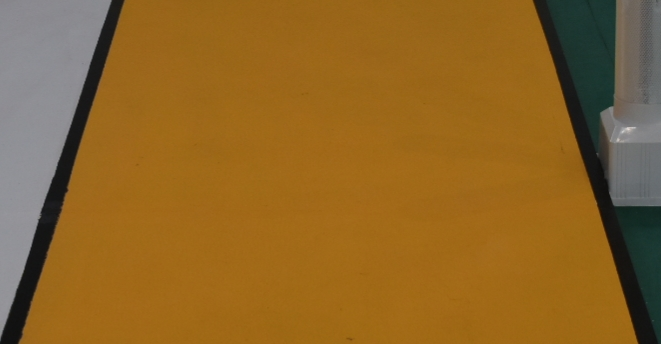
#> input picture Q2/saidao.jpeg, 661 x 344 px; its folder holds 4 pictures in this run
$ python track_detection_edge_based.py   (older library calls are emulated)
#> lines starting #> are read from the running program, lines starting #| are printed output that depends on the picture; after the words box and inside, x2 and y2 are one past the last pixel; in counts of white or black regions, pixels touching at a corner belong together
"""
基于边缘检测的赛道区域分割程序

设计思路：
本程序采用与传统颜色分割不同的算法思路，主要基于边缘检测和几何形状分析：

1. 图像预处理：使用双边滤波保持边缘清晰的同时去除噪声
2. 多尺度边缘检测：结合Canny边缘检测和Sobel算子，增强边缘信息
3. 霍夫直线检测：检测赛道的直线边界特征
4. 区域生长算法：从种子点开始，基于颜色相似性扩展赛道区域
5. 凸包分析：利用赛道的凸多边形特性进行形状约束
6. 自适应阈值：根据图像局部特性动态调整分割参数

核心创新点：
- 结合边缘信息和区域信息的混合分割策略
- 使用几何约束提高分割精度
- 自适应参数调整机制
"""

import cv2
import numpy as np
import matplotlib.pyplot as plt
from sklearn.cluster import KMeans
from scipy import ndimage
import warnings
warnings.filterwarnings('ignore')

# 设置matplotlib支持中文显示
plt.rcParams['font.sans-serif'] = ['SimHei', 'Microsoft YaHei', 'Arial Unicode MS']
plt.rcParams['axes.unicode_minus'] = False

class EdgeBasedTrackDetector:
    def __init__(self):
        """
        初始化基于边缘检测的赛道检测器
        """
        # Canny边缘检测参数
        self.canny_low = 50      # Canny低阈值
        self.canny_high = 150    # Canny高阈值

        # 霍夫直线检测参数
        self.hough_threshold = 100    # 霍夫变换阈值
        self.min_line_length = 50     # 最小直线长度
        self.max_line_gap = 10        # 最大直线间隙

        # 区域生长参数
        self.color_tolerance = 30     # 颜色容差
        self.region_min_size = 1000   # 最小区域大小

    def bilateral_filter_preprocessing(self, image):
        """
        使用双边滤波进行图像预处理
        双边滤波能够在去噪的同时保持边缘信息

        Args:
            image: 输入的BGR图像

        Returns:
            filtered_image: 滤波后的图像
        """
        # 双边滤波：d=9表示邻域直径，sigmaColor和sigmaSpace控制滤波强度
        filtered = cv2.bilateralFilter(image, d=9, sigmaColor=75, sigmaSpace=75)

        return filtered

    def multi_scale_edge_detection(self, image):
        """
        多尺度边缘检测
        结合Canny边缘检测和Sobel算子，获得更丰富的边缘信息

        Args:
            image: 输入图像

        Returns:
            combined_edges: 组合的边缘图像
            canny_edges: Canny边缘
            sobel_edges: Sobel边缘
        """
        # 转换为灰度图像
        gray = cv2.cvtColor(image, cv2.COLOR_BGR2GRAY)

        # Canny边缘检测
        canny_edges = cv2.Canny(gray, self.canny_low, self.canny_high)

        # Sobel边缘检测（X和Y方向）
        sobel_x = cv2.Sobel(gray, cv2.CV_64F, 1, 0, ksize=3)
        sobel_y = cv2.Sobel(gray, cv2.CV_64F, 0, 1, ksize=3)

        # 计算梯度幅值
        sobel_magnitude = np.sqrt(sobel_x**2 + sobel_y**2)
        sobel_edges = np.uint8(sobel_magnitude / sobel_magnitude.max() * 255)

        # 对Sobel结果进行阈值处理
        _, sobel_edges = cv2.threshold(sobel_edges, 50, 255, cv2.THRESH_BINARY)

        # 组合两种边缘检测结果
        combined_edges = cv2.bitwise_or(canny_edges, sobel_edges)

        return combined_edges, canny_edges, sobel_edges

    def hough_line_detection(self, edges):
        """
        使用霍夫变换检测直线
        赛道通常具有明显的直线边界特征

        Args:
            edges: 边缘图像

        Returns:
            lines: 检测到的直线列表
            line_image: 绘制直线的图像
        """
        # 创建用于绘制直线的图像
        line_image = np.zeros_like(edges)

        # 霍夫直线检测
        lines = cv2.HoughLinesP(
            edges,
            rho=1,                          # 距离分辨率
            theta=np.pi/180,                # 角度分辨率
            threshold=self.hough_threshold, # 阈值
            minLineLength=self.min_line_length,  # 最小直线长度
            maxLineGap=self.max_line_gap    # 最大直线间隙
        )

        # 绘制检测到的直线
        if lines is not None:
            for line in lines:
                x1, y1, x2, y2 = line[0]
                cv2.line(line_image, (x1, y1), (x2, y2), 255, 2)

        return lines, line_image

    def adaptive_color_clustering(self, image, n_clusters=5):
        """
        自适应颜色聚类
        使用K-means聚类分析图像中的主要颜色

        Args:
            image: 输入图像
            n_clusters: 聚类数量

        Returns:
            clustered_image: 聚类后的图像
            cluster_centers: 聚类中心
        """
        # 将图像重塑为像素向量
        data = image.reshape((-1, 3))
        data = np.float32(data)

        # 执行K-means聚类
        kmeans = KMeans(n_clusters=n_clusters, random_state=42, n_init=10)
        labels = kmeans.fit_predict(data)
        cluster_centers = kmeans.cluster_centers_

        # 将聚类结果重塑回图像形状
        clustered_data = cluster_centers[labels]
        clustered_image = clustered_data.reshape(image.shape)
        clustered_image = np.uint8(clustered_image)

        return clustered_image, cluster_centers

    def region_growing(self, image, seed_points, tolerance):
        """
        区域生长算法
        从种子点开始，基于颜色相似性扩展区域

        Args:
            image: 输入图像
            seed_points: 种子点列表
            tolerance: 颜色容差

        Returns:
            region_mask: 生长区域的掩码
        """
        height, width = image.shape[:2]
        region_mask = np.zeros((height, width), dtype=np.uint8)
        visited = np.zeros((height, width), dtype=bool)

        # 对每个种子点执行区域生长
        for seed_point in seed_points:
            if seed_point is None:
                continue

            seed_x, seed_y = seed_point
            if visited[seed_y, seed_x]:
                continue

            # 获取种子点的颜色值
            seed_color = image[seed_y, seed_x]

            # 使用栈进行区域生长
            stack = [(seed_x, seed_y)]
            region_pixels = []

            while stack:
                x, y = stack.pop()

                # 检查边界条件
                if x < 0 or x >= width or y < 0 or y >= height:
                    continue
                if visited[y, x]:
                    continue

                # 计算颜色差异
                current_color = image[y, x]
                color_diff = np.linalg.norm(current_color.astype(float) - seed_color.astype(float))

                # 如果颜色相似，加入区域
                if color_diff <= tolerance:
                    visited[y, x] = True
                    region_pixels.append((x, y))
                    region_mask[y, x] = 255

                    # 添加邻接像素到栈中
                    for dx, dy in [(-1, 0), (1, 0), (0, -1), (0, 1)]:
                        stack.append((x + dx, y + dy))

            # 如果区域太小，则移除
            if len(region_pixels) < self.region_min_size:
                for px, py in region_pixels:
                    region_mask[py, px] = 0

        return region_mask

    def find_track_seed_points(self, image, clustered_image):
        """
        寻找赛道区域的种子点
        基于颜色聚类结果和图像中心区域分析

        Args:
            image: 原始图像
            clustered_image: 聚类后的图像

        Returns:
            seed_points: 种子点列表
        """
        height, width = image.shape[:2]
        seed_points = []

        # 在图像中心区域寻找黄色像素作为种子点
        center_y, center_x = height // 2, width // 2
        search_radius = min(height, width) // 4

        # 转换到HSV空间进行黄色检测
        hsv = cv2.cvtColor(image, cv2.COLOR_BGR2HSV)

        # 定义黄色范围（更宽松的范围）
        lower_yellow = np.array([15, 30, 30])
        upper_yellow = np.array([35, 255, 255])
        yellow_mask = cv2.inRange(hsv, lower_yellow, upper_yellow)

        # 在中心区域寻找黄色像素
        for dy in range(-search_radius, search_radius, 10):
            for dx in range(-search_radius, search_radius, 10):
                y, x = center_y + dy, center_x + dx
                if 0 <= y < height and 0 <= x < width:
                    if yellow_mask[y, x] > 0:
                        seed_points.append((x, y))

        # 如果没有找到足够的种子点，使用图像中心点
        if len(seed_points) < 3:
            seed_points = [(center_x, center_y)]

        return seed_points

    def convex_hull_constraint(self, mask):
        """
        使用凸包约束优化分割结果
        赛道通常具有凸多边形的形状特征

        Args:
            mask: 输入掩码

        Returns:
            constrained_mask: 凸包约束后的掩码
        """
        # 查找轮廓
        contours, _ = cv2.findContours(mask, cv2.RETR_EXTERNAL, cv2.CHAIN_APPROX_SIMPLE)

        if not contours:
            return mask

        # 找到最大轮廓
        largest_contour = max(contours, key=cv2.contourArea)

        # 计算凸包
        hull = cv2.convexHull(largest_contour)

        # 创建凸包掩码
        constrained_mask = np.zeros_like(mask)
        cv2.fillPoly(constrained_mask, [hull], 255)

        return constrained_mask

    def morphological_refinement(self, mask):
        """
        形态学细化处理

        Args:
            mask: 输入掩码

        Returns:
            refined_mask: 细化后的掩码
        """
        # 定义结构元素
        kernel_small = cv2.getStructuringElement(cv2.MORPH_ELLIPSE, (3, 3))
        kernel_large = cv2.getStructuringElement(cv2.MORPH_ELLIPSE, (7, 7))

        # 开运算去除小噪声
        opened = cv2.morphologyEx(mask, cv2.MORPH_OPEN, kernel_small)

        # 闭运算填补空洞
        closed = cv2.morphologyEx(opened, cv2.MORPH_CLOSE, kernel_large)

        # 膨胀操作平滑边界
        refined_mask = cv2.dilate(closed, kernel_small, iterations=1)

        return refined_mask

    def extract_boundary_lines(self, mask):
        """
        提取赛道边界线
        使用轮廓分析和直线拟合

        Args:
            mask: 赛道掩码

        Returns:
            left_boundary: 左边界点
            right_boundary: 右边界点
            boundary_lines: 边界直线参数
        """
        # 查找轮廓
        contours, _ = cv2.findContours(mask, cv2.RETR_EXTERNAL, cv2.CHAIN_APPROX_SIMPLE)

        if not contours:
            return [], [], []

        # 获取最大轮廓
        largest_contour = max(contours, key=cv2.contourArea)

        # 获取轮廓的边界框
        x, y, w, h = cv2.boundingRect(largest_contour)

        left_boundary = []
        right_boundary = []

        # 扫描每一行，找到左右边界
        for row in range(y, y + h):
            # 获取该行的掩码
            row_mask = mask[row, :]
            white_pixels = np.where(row_mask == 255)[0]

            if len(white_pixels) > 0:
                left_x = white_pixels[0]
                right_x = white_pixels[-1]

                left_boundary.append([left_x, row])
                right_boundary.append([right_x, row])

        # 使用直线拟合边界点
        boundary_lines = []
        if len(left_boundary) > 10:
            left_points = np.array(left_boundary)
            # 使用最小二乘法拟合直线
            [vx, vy, x, y] = cv2.fitLine(left_points, cv2.DIST_L2, 0, 0.01, 0.01)
            boundary_lines.append(('left', vx, vy, x, y))

        if len(right_boundary) > 10:
            right_points = np.array(right_boundary)
            [vx, vy, x, y] = cv2.fitLine(right_points, cv2.DIST_L2, 0, 0.01, 0.01)
            boundary_lines.append(('right', vx, vy, x, y))

        return left_boundary, right_boundary, boundary_lines

    def detect_track(self, image_path):
        """
        主要的赛道检测函数

        Args:
            image_path: 输入图像路径

        Returns:
            results: 包含所有处理结果的字典
        """
        # 读取图像
        original_image = cv2.imread(image_path)
        if original_image is None:
            raise ValueError(f"无法读取图像: {image_path}")

        print(f"开始处理图像: {image_path}")
        print(f"图像尺寸: {original_image.shape}")

        # 1. 双边滤波预处理
        print("步骤1: 双边滤波预处理...")
        filtered_image = self.bilateral_filter_preprocessing(original_image)

        # 2. 多尺度边缘检测
        print("步骤2: 多尺度边缘检测...")
        combined_edges, canny_edges, sobel_edges = self.multi_scale_edge_detection(filtered_image)

        # 3. 霍夫直线检测
        print("步骤3: 霍夫直线检测...")
        lines, line_image = self.hough_line_detection(combined_edges)

        # 4. 自适应颜色聚类
        print("步骤4: 自适应颜色聚类...")
        clustered_image, cluster_centers = self.adaptive_color_clustering(filtered_image)

        # 5. 寻找种子点
        print("步骤5: 寻找赛道种子点...")
        seed_points = self.find_track_seed_points(original_image, clustered_image)
        print(f"找到 {len(seed_points)} 个种子点")

        # 6. 区域生长
        print("步骤6: 区域生长...")
        region_mask = self.region_growing(filtered_image, seed_points, self.color_tolerance)

        # 7. 凸包约束
        print("步骤7: 凸包约束...")
        hull_mask = self.convex_hull_constraint(region_mask)

        # 8. 形态学细化
        print("步骤8: 形态学细化...")
        final_mask = self.morphological_refinement(hull_mask)

        # 9. 提取边界线
        print("步骤9: 提取边界线...")
        left_boundary, right_boundary, boundary_lines = self.extract_boundary_lines(final_mask)

        # 创建结果可视化
        result_image = self.create_visualization(
            original_image, final_mask, left_boundary, right_boundary, boundary_lines
        )

        # 组织返回结果
        results = {
            'original_image': original_image,
            'filtered_image': filtered_image,
            'combined_edges': combined_edges,
            'canny_edges': canny_edges,
            'sobel_edges': sobel_edges,
            'line_image': line_image,
            'clustered_image': clustered_image,
            'region_mask': region_mask,
            'hull_mask': hull_mask,
            'final_mask': final_mask,
            'result_image': result_image,
            'left_boundary': left_boundary,
            'right_boundary': right_boundary,
            'boundary_lines': boundary_lines,
            'seed_points': seed_points,
            'cluster_centers': cluster_centers
        }

        print("赛道检测完成！")
        return results

    def create_visualization(self, original_image, mask, left_boundary, right_boundary, boundary_lines):
        """
        创建可视化结果

        Args:
            original_image: 原始图像
            mask: 最终掩码
            left_boundary: 左边界点
            right_boundary: 右边界点
            boundary_lines: 边界直线参数

        Returns:
            result_image: 可视化结果
        """
        result_image = original_image.copy()

        # 创建彩色掩码叠加
        colored_mask = np.zeros_like(original_image)
        colored_mask[mask == 255] = [0, 255, 0]  # 绿色表示赛道区域
        result_image = cv2.addWeighted(result_image, 0.7, colored_mask, 0.3, 0)

        # 绘制边界点
        for point in left_boundary:
            cv2.circle(result_image, tuple(point), 2, (0, 0, 255), -1)  # 红色左边界

        for point in right_boundary:
            cv2.circle(result_image, tuple(point), 2, (255, 0, 0), -1)  # 蓝色右边界

        # 绘制拟合的边界直线
        height = original_image.shape[0]
        for line_info in boundary_lines:
            side, vx, vy, x, y = line_info

            # 计算直线的两个端点
            t1 = -y / vy if vy != 0 else 0
            t2 = (height - y) / vy if vy != 0 else 0

            pt1 = (int(x + vx * t1), int(y + vy * t1))
            pt2 = (int(x + vx * t2), int(y + vy * t2))

            color = (0, 255, 255) if side == 'left' else (255, 255, 0)  # 黄色直线
            cv2.line(result_image, pt1, pt2, color, 3)

        return result_image

    def save_results(self, results, output_prefix="edge_based_track"):
        """
        保存所有处理结果

        Args:
            results: 处理结果字典
            output_prefix: 输出文件前缀
        """
        # 保存主要结果
        cv2.imwrite(f"{output_prefix}_mask.png", results['final_mask'])
        cv2.imwrite(f"{output_prefix}_result.png", results['result_image'])
        cv2.imwrite(f"{output_prefix}_edges.png", results['combined_edges'])
        cv2.imwrite(f"{output_prefix}_clustered.png", results['clustered_image'])

        print(f"结果已保存:")
        print(f"- 最终掩码: {output_prefix}_mask.png")
        print(f"- 可视化结果: {output_prefix}_result.png")
        print(f"- 边缘检测: {output_prefix}_edges.png")
        print(f"- 颜色聚类: {output_prefix}_clustered.png")

        # 创建综合展示图
        self.create_comprehensive_visualization(results, output_prefix)

    def create_comprehensive_visualization(self, results, output_prefix):
        """
        创建综合可视化展示

        Args:
            results: 处理结果字典
            output_prefix: 输出文件前缀
        """
        fig, axes = plt.subplots(3, 3, figsize=(18, 15))

        # 原始图像
        axes[0, 0].imshow(cv2.cvtColor(results['original_image'], cv2.COLOR_BGR2RGB))
        axes[0, 0].set_title('原始图像', fontsize=12)
        axes[0, 0].axis('off')

        # 双边滤波结果
        axes[0, 1].imshow(cv2.cvtColor(results['filtered_image'], cv2.COLOR_BGR2RGB))
        axes[0, 1].set_title('双边滤波', fontsize=12)
        axes[0, 1].axis('off')

        # 颜色聚类结果
        axes[0, 2].imshow(cv2.cvtColor(results['clustered_image'], cv2.COLOR_BGR2RGB))
        axes[0, 2].set_title('颜色聚类', fontsize=12)
        axes[0, 2].axis('off')

        # Canny边缘
        axes[1, 0].imshow(results['canny_edges'], cmap='gray')
        axes[1, 0].set_title('Canny边缘检测', fontsize=12)
        axes[1, 0].axis('off')

        # Sobel边缘
        axes[1, 1].imshow(results['sobel_edges'], cmap='gray')
        axes[1, 1].set_title('Sobel边缘检测', fontsize=12)
        axes[1, 1].axis('off')

        # 组合边缘
        axes[1, 2].imshow(results['combined_edges'], cmap='gray')
        axes[1, 2].set_title('组合边缘检测', fontsize=12)
        axes[1, 2].axis('off')

        # 区域生长结果
        axes[2, 0].imshow(results['region_mask'], cmap='gray')
        axes[2, 0].set_title('区域生长', fontsize=12)
        axes[2, 0].axis('off')

        # 最终掩码
        axes[2, 1].imshow(results['final_mask'], cmap='gray')
        axes[2, 1].set_title('最终掩码', fontsize=12)
        axes[2, 1].axis('off')

        # 最终结果
        axes[2, 2].imshow(cv2.cvtColor(results['result_image'], cv2.COLOR_BGR2RGB))
        axes[2, 2].set_title('最终结果', fontsize=12)
        axes[2, 2].axis('off')

        plt.tight_layout()
        plt.savefig(f'{output_prefix}_comprehensive.png', dpi=300, bbox_inches='tight')
        plt.show()

def main():
    """
    主函数
    """
    # 创建基于边缘检测的赛道检测器
    detector = EdgeBasedTrackDetector()

    # 输入图像路径
    input_image = "saidao.jpeg"

    try:
        # 执行赛道检测
        print("=" * 50)
        print("基于边缘检测的赛道区域分割")
        print("=" * 50)

        results = detector.detect_track(input_image)
#> in detect_track, original_image is the input picture: shape (344, 661, 3); mean B, G, R 38.7, 101.1, 142.3
#| 图像尺寸: (344, 661, 3)
#> in multi_scale_edge_detection, `gray = cv2.cvtColor(image, cv2.COLOR_BGR2GRAY)`:
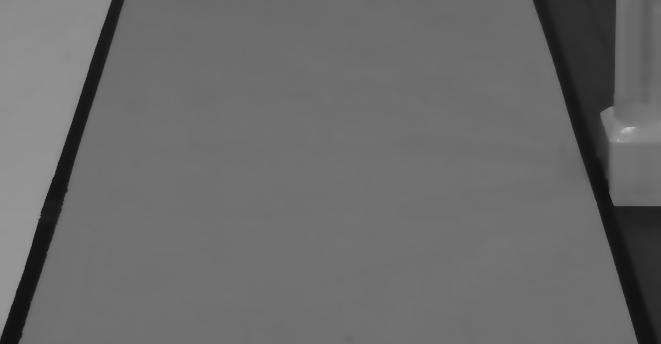
#> gray: shape (344, 661); min 16, max 190, mean 106.3
#> in multi_scale_edge_detection, `canny_edges = cv2.Canny(gray, self.canny_low, self.canny_high)`:
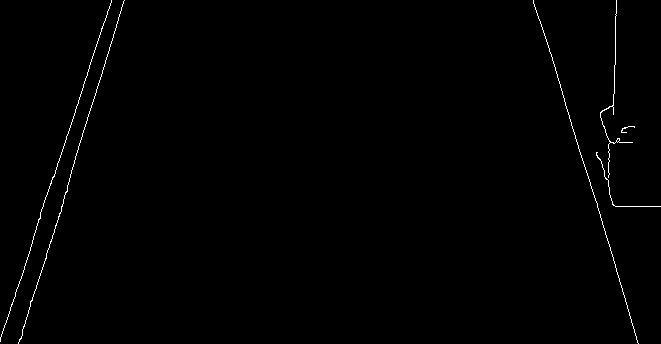
#> canny_edges: shape (344, 661); 0.62% white in thin lines or dots
#> in multi_scale_edge_detection, `sobel_x = cv2.Sobel(gray, cv2.CV_64F, 1, 0, ksize=3)`:
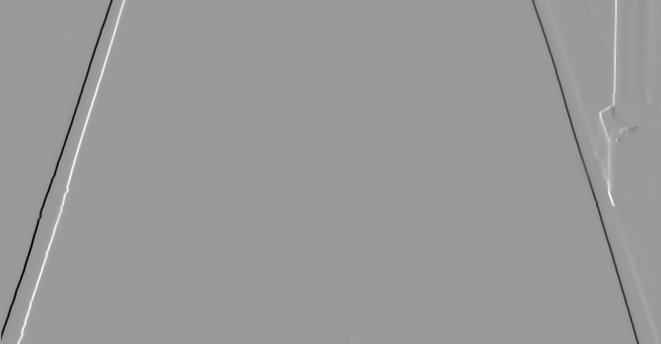
#> sobel_x: shape (344, 661) float64; min -481, max 315, mean -0.7; drawn with min black and max white
#> in multi_scale_edge_detection, `sobel_y = cv2.Sobel(gray, cv2.CV_64F, 0, 1, ksize=3)`:
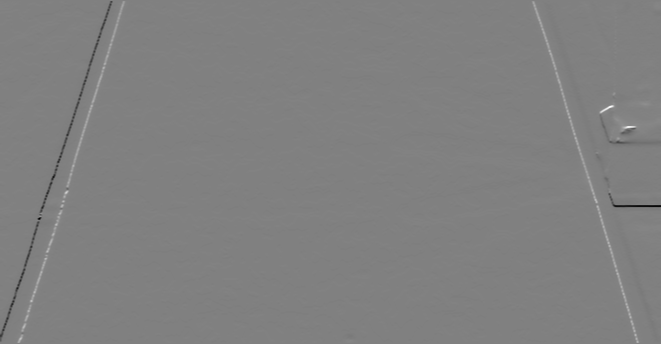
#> sobel_y: shape (344, 661) float64; min -294, max 289, mean 0.1; drawn with min black and max white
#> in multi_scale_edge_detection, `_, sobel_edges = cv2.threshold(sobel_edges, 50, 255, cv2.THRESH_BINARY)`:
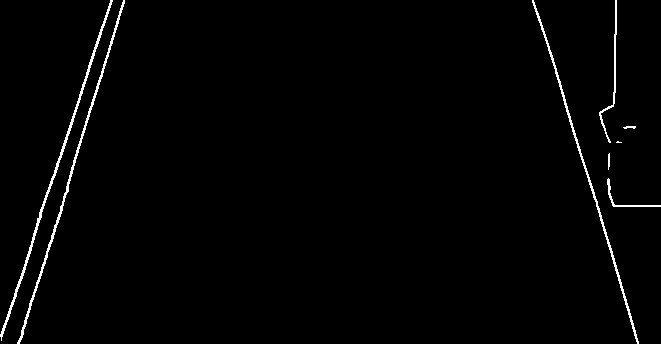
#> sobel_edges: shape (344, 661); 1.4% white in thin lines or dots
#> in hough_line_detection, `lines = cv2.HoughLinesP( edges, rho=1,`: lines = [[0, 341, 110, 0], [19, 343, 124, 0], [533, 0, 638, 343], [538, 13, 636, 334], [49, 191, 111, 0], [25, 260, 70, 122], [18, 343, 54, 225], [555, 73, 589, 184], [613, 114, 615, 0], [615, 62, 616, 0]]
#> the loop in hough_line_detection, `for line in lines:` made 10 passes
#> after the loop in hough_line_detection, `for line in lines:`:
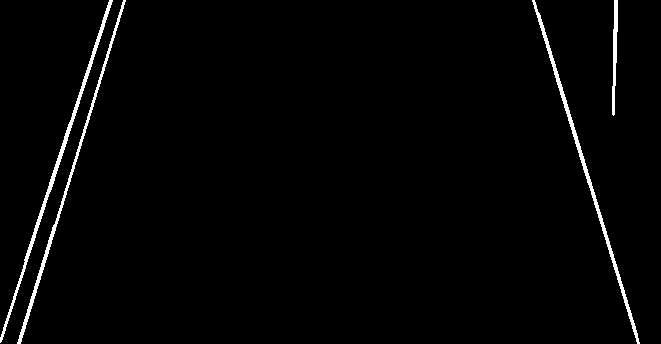
#> line_image: shape (344, 661); 1.8% white; 4 white regions, box (x1, y1, x2, y2) and area: (532, 0, 640, 344) 1328, (0, 0, 113, 343) 1292, (17, 0, 126, 344) 1147, (612, 0, 618, 116) 412
#> in detect_track, `clustered_image, cluster_centers = self.adaptive_color_clustering(filt..`: cluster_centers = [[24.03, 104, 158], [20.88, 24.43, 25.97], [146.7, 141.8, 141.8], [100.8, 104.6, 106.7], [44.95, 51.51, 30.01]]
#> in find_track_seed_points, `yellow_mask = cv2.inRange(hsv, lower_yellow, upper_yellow)`:
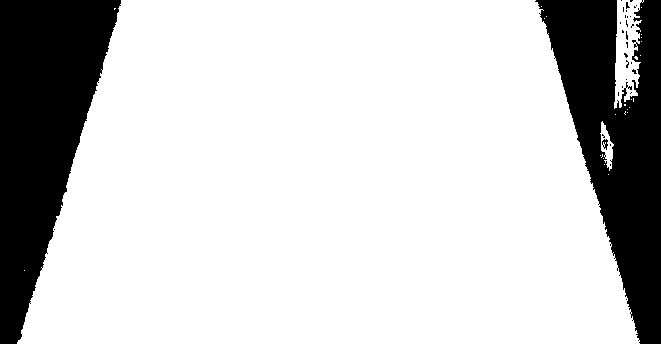
#> yellow_mask: shape (344, 661); 79.5% white; 32 black regions (29 under 20 px), largest, box (x1, y1, x2, y2) and area: (0, 0, 121, 344) 24227, (535, 0, 661, 344) 22311, (602, 139, 608, 150) 36
#> (the rest of the program and of its run is left out)
